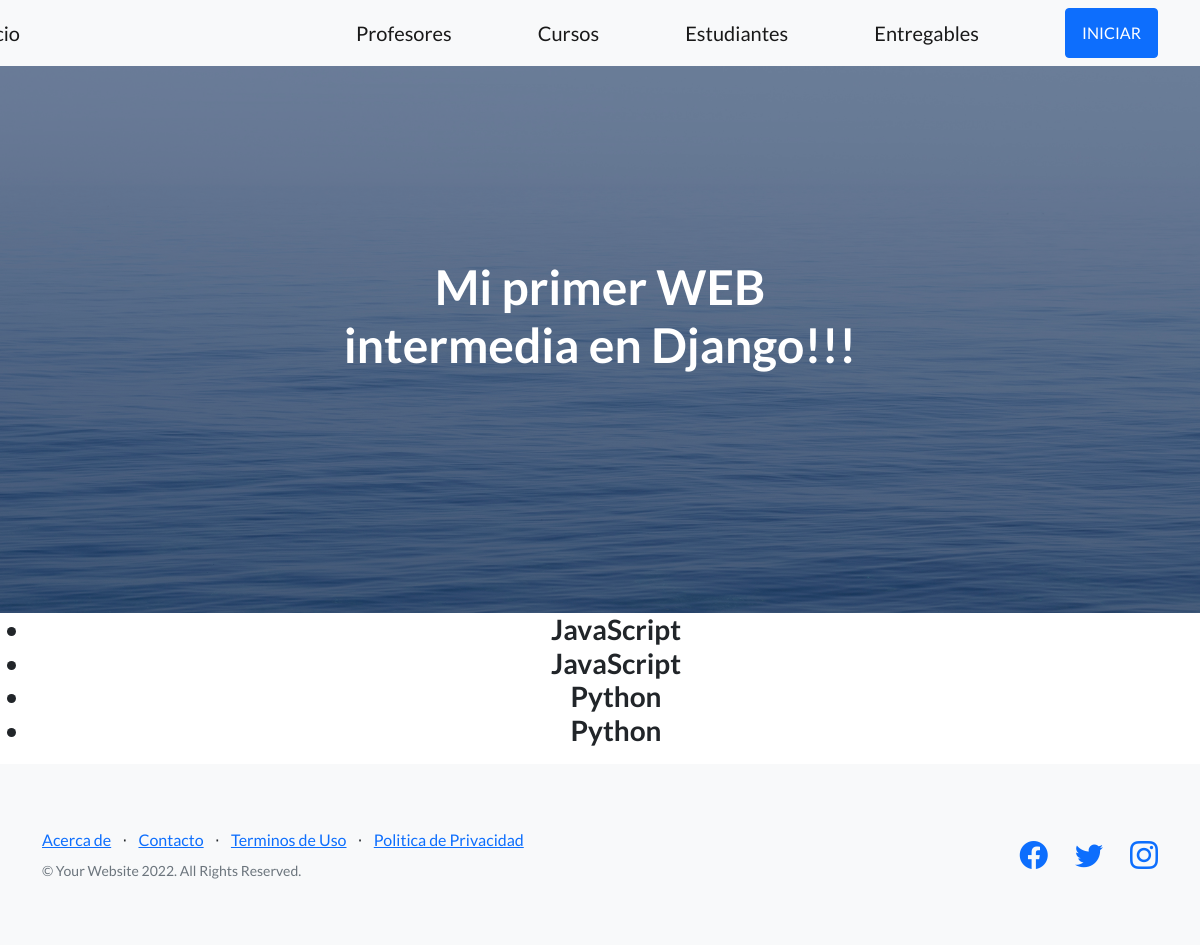
Before: /App-Coder/lista-cursos/ with the older database file.
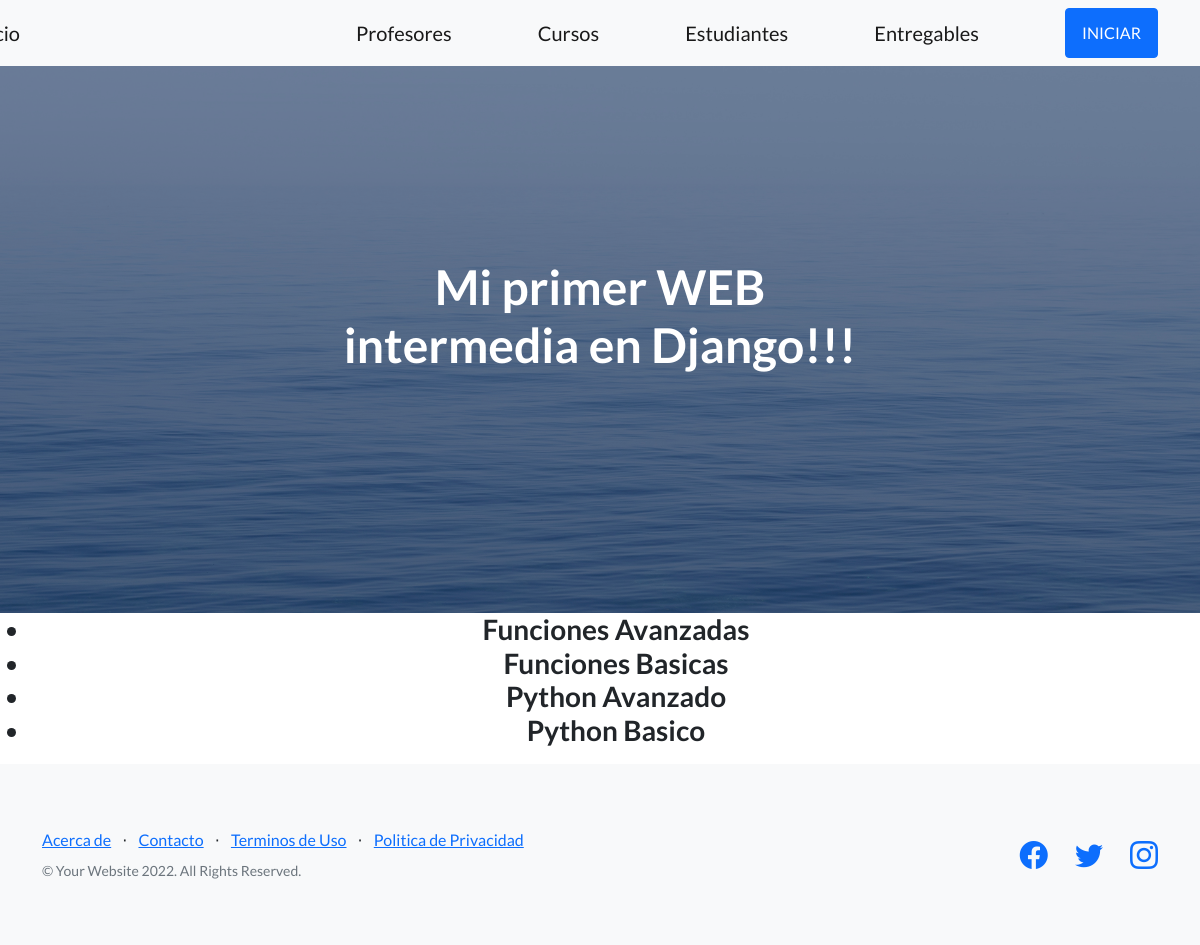
After: the same page with the newer database file.
### AppCoder/models.py (models this page shows)
class Curso(models.Model):
    nombre = models.CharField(max_length=50)
    camada = models.IntegerField()
    class Meta():
        ordering = ('nombre', '-camada') # Ordena por curso asc. y por camada desc.
        unique_together = ('nombre', 'camada') # No permite que se repitan curso y camada

### AppCoder/views.py (the view)
# urls.py: path('lista-cursos/', lista_curso),
def lista_curso(request):
    lista = Curso.objects.all()
    diccionario = {'lista_cursos': lista}
    plantilla = loader.get_template('lista_cursos.html')
    documento = plantilla.render(diccionario)
    return HttpResponse(documento)

### AppCoder/templates/lista_cursos.html
{% extends 'padre.html' %}
{% load static %}
{% block BloqueQueCambia %}
    <div>
        <center>
            <h3>
                <ul>
                    {% for curso in lista_cursos %}
                        <li>{{curso.nombre}}</li>
                    {% endfor %}
                </ul>
            </h3>
        </center>
    </div>
{% endblock BloqueQueCambia %}

### AppCoder/templates/padre.html (shortened to what this page needs)
<!DOCTYPE html>
<html lang="en">
    <head>
        {% load static %}
        <link href="https://cdn.jsdelivr.net/npm/bootstrap-icons@1.5.0/font/bootstrap-icons.css" rel="stylesheet" type="text/css" />
        <link href="{% static 'css/styles.css' %}" rel="stylesheet" />
    </head>
    <body>
        <nav class="navbar navbar-light bg-light static-top">
            <div class="container">
                <div style="margin-right: 250px; margin-left: -70px;">
                    <a class="navbar-brand" href="{% url 'Inicio' %}">Inicio</a>
                </div>
                <a class="navbar-brand" href="{% url 'Profesores' %}">Profesores</a>
                <a class="navbar-brand" href="{% url 'Cursos' %}">Cursos</a>
                <a class="navbar-brand" href="{% url 'Estudiantes' %}">Estudiantes</a>
                <a class="navbar-brand" href="{% url 'Entregables' %}">Entregables</a>
                <a class="btn btn-primary" href="#signup">INICIAR</a>
            </div>
        </nav>
        <header class="masthead">
            <div class="container position-relative">
                <div class="row justify-content-center">
                    <div class="col-xl-6">
                        <div class="text-center text-white">
                            <h1 class="mb-5">Mi primer WEB intermedia en Django!!!</h1>
                        </div>
                    </div>
                </div>
            </div>
        </header>
{% block BloqueQueCambia %}
{% endblock BloqueQueCambia %}
        <footer class="footer bg-light">
            <div class="container">
                <div class="row">
                    <div class="col-lg-6 h-100 text-center text-lg-start my-auto">
                        <ul class="list-inline mb-2">
                            <li class="list-inline-item"><a href="#!">Acerca de</a></li>
                            <li class="list-inline-item">⋅</li>
                            <li class="list-inline-item"><a href="#!">Contacto</a></li>
                            <li class="list-inline-item">⋅</li>
                            <li class="list-inline-item"><a href="#!">Terminos de Uso</a></li>
                            <li class="list-inline-item">⋅</li>
                            <li class="list-inline-item"><a href="#!">Politica de Privacidad</a></li>
                        </ul>
                        <p class="text-muted small mb-4 mb-lg-0">&copy; Your Website 2022. All Rights Reserved.</p>
                    </div>
                    <div class="col-lg-6 h-100 text-center text-lg-end my-auto">
                        <ul class="list-inline mb-0">
                            <li class="list-inline-item me-4">
                                <a href="#!"><i class="bi-facebook fs-3"></i></a>
                            </li>
                            <li class="list-inline-item me-4">
                                <a href="#!"><i class="bi-twitter fs-3"></i></a>
                            </li>
                            <li class="list-inline-item">
                                <a href="#!"><i class="bi-instagram fs-3"></i></a>
                            </li>
                        </ul>
                    </div>
                </div>
            </div>
        </footer>
    </body>
</html>

Changed rows visible on the page:
changed Curso: nombre "Python" → "Funciones Avanzadas"; moves up the list
changed Curso: nombre "JavaScript" → "Funciones Basicas"; moves down the list
changed Curso: nombre "Python" → "Python Avanzado"; moves up the list
changed Curso: nombre "JavaScript" → "Python Basico"
